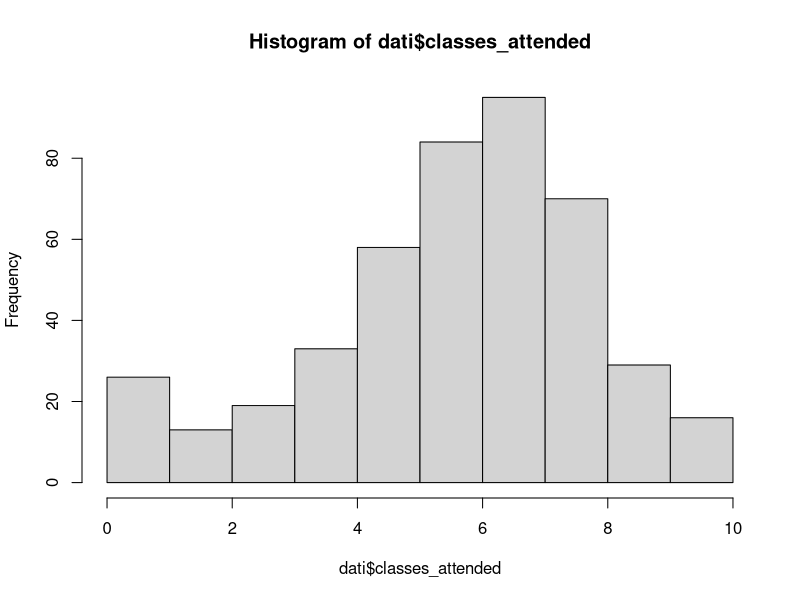
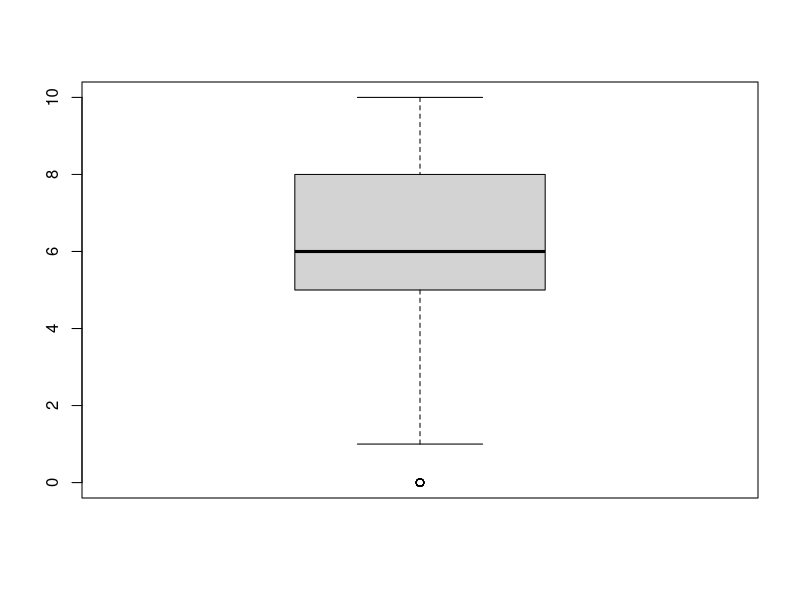
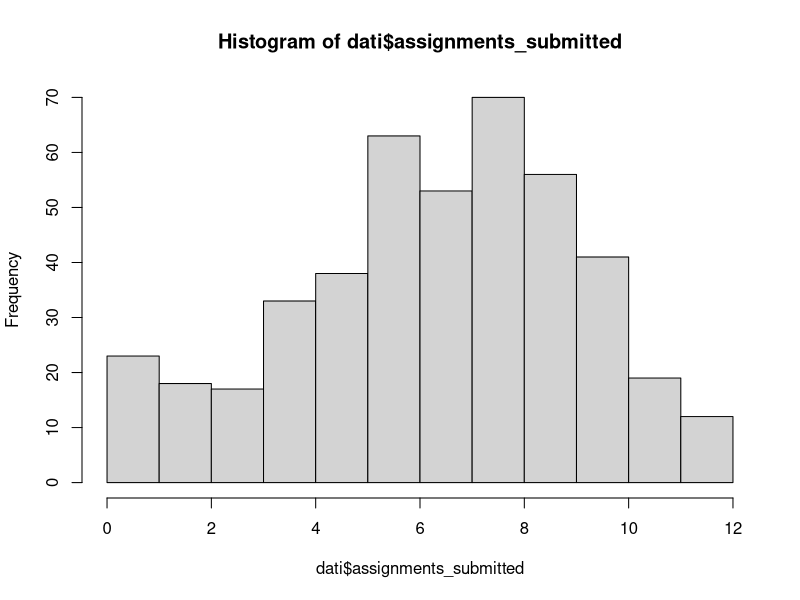
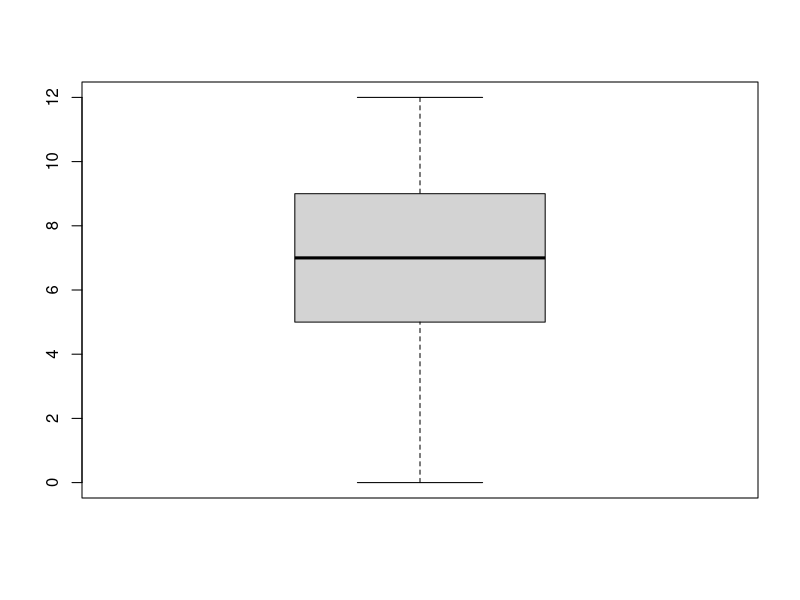
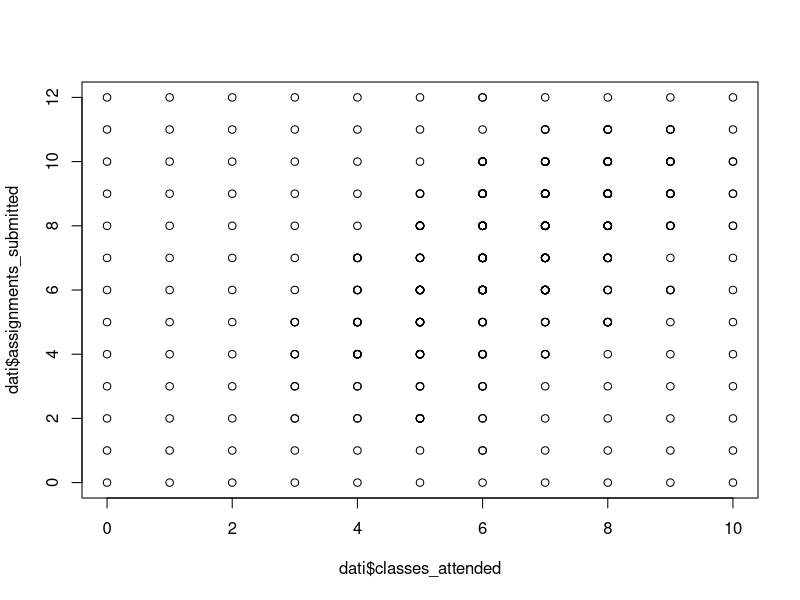
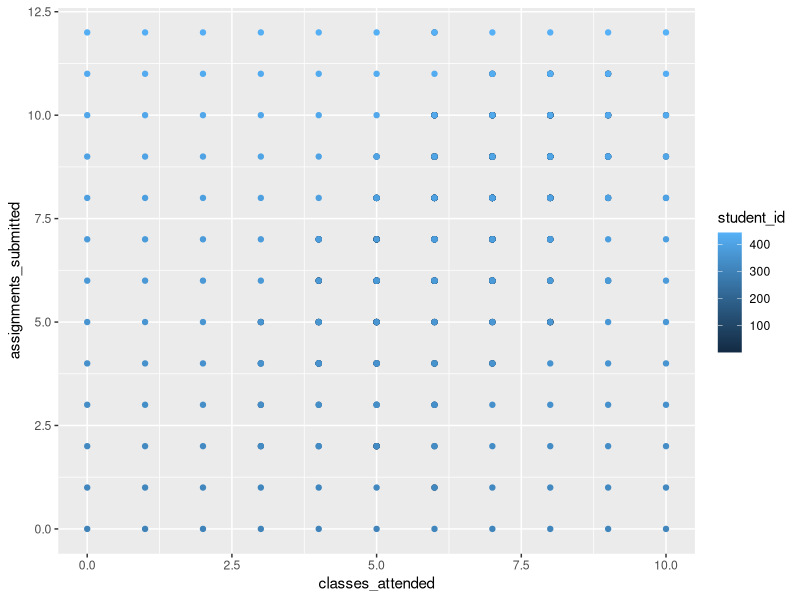
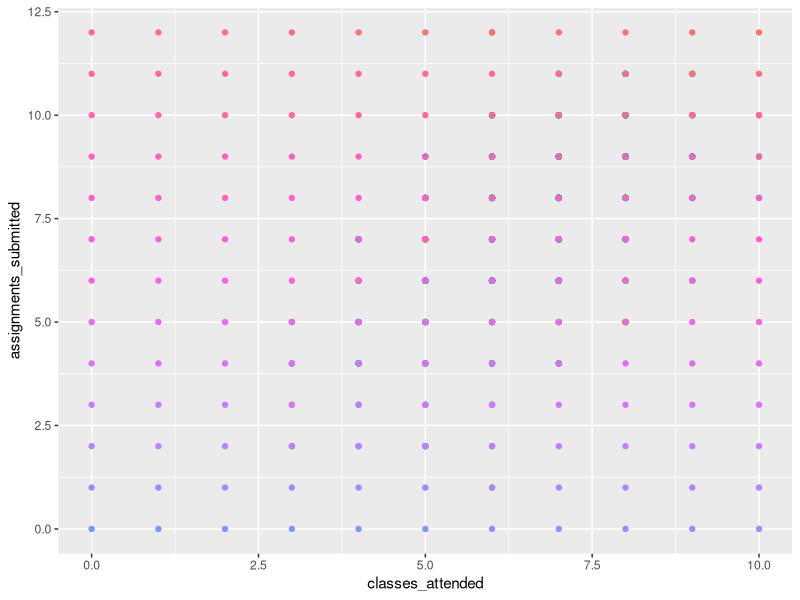
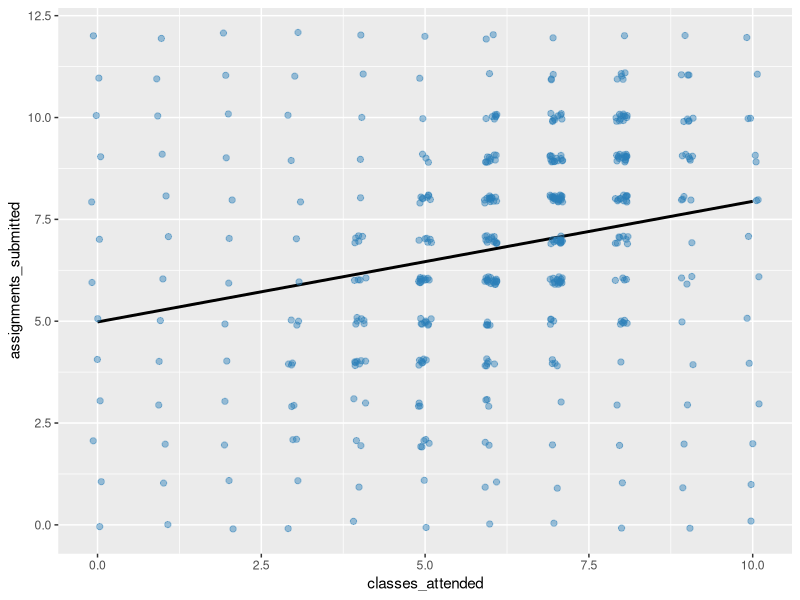

Source code (R) for these figures, in order:
## ---- chunk 1
knitr::opts_chunk$set(echo = TRUE)
## ---- chunk 2
dati <- read.csv("data/students.csv")

str(dati)

## ---- chunk 3
summary(dati)
## ---- chunk 4
hist(dati$classes_attended)
boxplot(dati$classes_attended)


hist(dati$assignments_submitted)
boxplot(dati$assignments_submitted)

## ---- chunk 5

table(dati$classes_attended,dati$assignments_submitted)

plot(dati$classes_attended,dati$assignments_submitted)


## ---- chunk 6
library(ggplot2)

ggplot(dati,aes(x=classes_attended,y=assignments_submitted,colour = student_id))+geom_point()


dati$student_id=factor(dati$student_id)
ggplot(dati,aes(x=classes_attended,y=assignments_submitted,colour = student_id))+geom_point()+theme(legend.position = "none")



ggplot(dati,aes(x=classes_attended,y=assignments_submitted))+
 geom_smooth(aes(group = 1), method = "lm", se = FALSE,
              colour = "black") +geom_jitter(
    width = 0.10,
    height = 0.10,
    size = 1.8,
    alpha = 0.45,
    colour = "#2C7FB8"
  ) 
